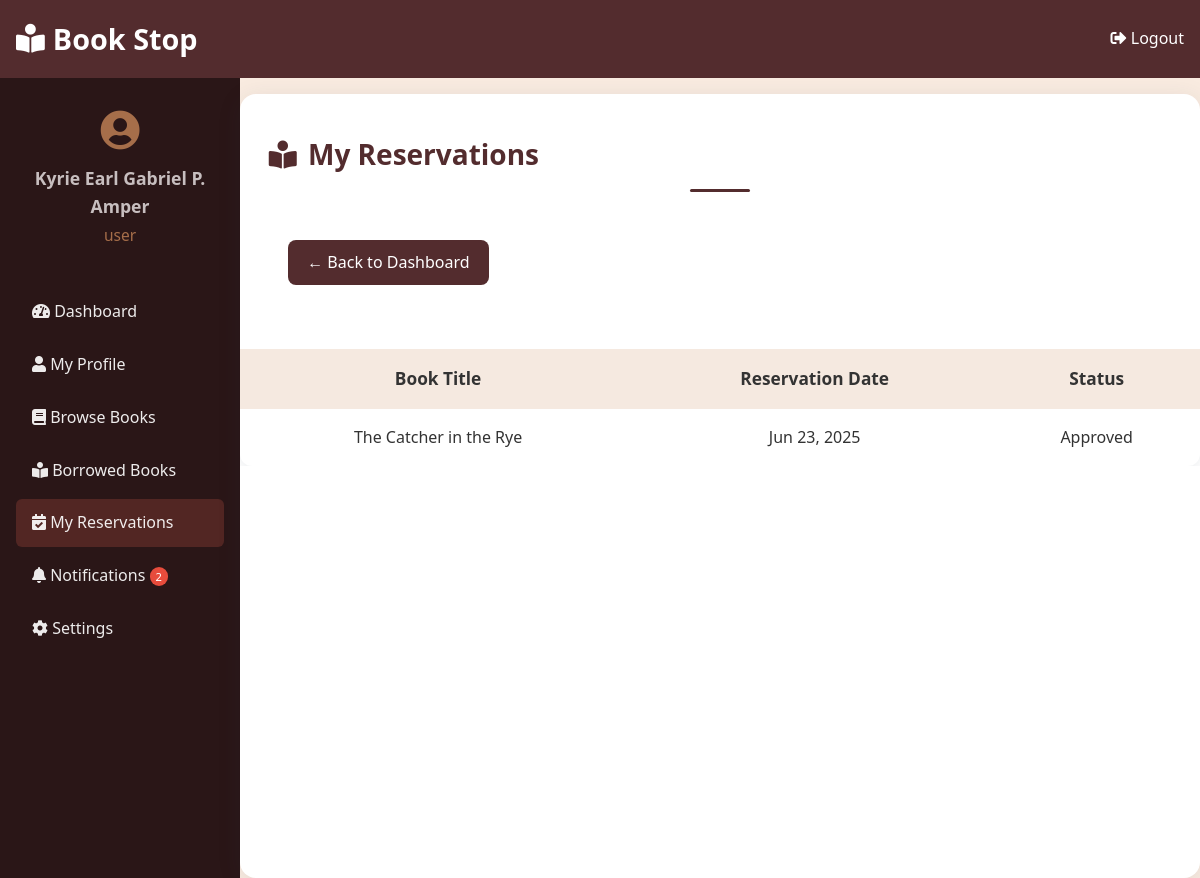
The app's page /my-reservation.php (signed in) with its own data.
### tables this page shows
CREATE TABLE `users` (
  `user_id` int(11) NOT NULL,
  `full_name` varchar(100) NOT NULL,
  `email` varchar(100) NOT NULL,
  `password` varchar(255) NOT NULL,
  `user_type` enum('user','admin') DEFAULT 'user',
  `registered_at` datetime DEFAULT current_timestamp()
);

CREATE TABLE `reservations` (
  `reservation_id` int(11) NOT NULL,
  `user_id` int(11) DEFAULT NULL,
  `book_id` int(11) DEFAULT NULL,
  `reservation_date` date DEFAULT curdate(),
  `status` enum('pending','approved','denied','cancelled','fulfilled','active') DEFAULT 'pending'
);

CREATE TABLE `books` (
  `book_id` int(11) NOT NULL,
  `title` varchar(150) NOT NULL,
  `author` varchar(100) DEFAULT NULL,
  `category` varchar(50) DEFAULT NULL,
  `isbn` varchar(20) DEFAULT NULL,
  `total_copies` int(11) DEFAULT 1,
  `book_fine` int(11) NOT NULL,
  `available_copies` int(11) DEFAULT 1,
  `published_year` year(4) DEFAULT NULL,
  `cover_image` varchar(255) DEFAULT NULL,
  `is_ebook` tinyint(1) DEFAULT 0,
  `ebook_file` varchar(255) DEFAULT NULL,
  `description` text DEFAULT NULL,
  `published_date` date DEFAULT NULL
);

### my-reservation.php (the view, shortened to what this page needs)
<?php
require_once 'config.php';
$user_id = (int)$_SESSION['user_id'];
$stmt = $conn->prepare("SELECT full_name, user_type FROM users WHERE user_id = ?");
$stmt->bind_param("i", $user_id);
$stmt->execute();
$result = $stmt->get_result();
$user = $result->fetch_assoc();
$reservations = [];
$stmt = $conn->prepare("SELECT b.title, r.reservation_date, r.status
    FROM reservations r
    JOIN books b ON r.book_id = b.book_id
    WHERE r.user_id = ?
    ORDER BY r.reservation_date DESC");
$stmt->bind_param("i", $user_id);
$stmt->execute();
$result = $stmt->get_result();
while ($row = $result->fetch_assoc()) {
    $reservations[] = $row;
}
$unread_notifications = 0;
$stmt = $conn->prepare("SELECT COUNT(*) as cnt FROM notifications WHERE user_id = ? AND is_read = 0");
$stmt->bind_param("i", $user_id);
$stmt->execute();
$result = $stmt->get_result();
if ($row = $result->fetch_assoc()) {
    $unread_notifications = (int)$row['cnt'];
}
?>
<!DOCTYPE html>
<html lang="en">
<head>
    <link rel="stylesheet" href="style.css">
    <link rel="stylesheet" href="https://cdnjs.cloudflare.com/ajax/libs/font-awesome/5.15.4/css/all.min.css">
</head>
<body>
    <header class="dashboard-header">
        <h1><i class="fas fa-book-reader"></i> Book Stop</h1>
        <a href="login_register.php?logout=1" class="logout-btn">
            <i class="fas fa-sign-out-alt"></i> Logout
        </a>
    </header>
    <div class="dashboard-layout">
        <div class="dashboard-sidebar">
            <div class="user-info">
                <i class="fas fa-user-circle"></i>
                <h3><?= htmlspecialchars($user['full_name'] ?? 'User') ?></h3>
                <p><?= htmlspecialchars($user['user_type'] ?? 'User') ?></p>
            </div>
            <nav>
                <ul class="sidebar-menu">
                    <li><a href="student_page.php" class="nav-link<?= basename($_SERVER['PHP_SELF']) == 'student_page.php' ? ' active' : '' ?>"><i class="fas fa-tachometer-alt"></i> Dashboard</a></li>
                    <li><a href="my-profile.php" class="nav-link<?= basename($_SERVER['PHP_SELF']) == 'my-profile.php' ? ' active' : '' ?>"><i class="fas fa-user"></i> My Profile</a></li>
                    <li><a href="catalog.php" class="nav-link<?= basename($_SERVER['PHP_SELF']) == 'catalog.php' ? ' active' : '' ?>"><i class="fas fa-book"></i> Browse Books</a></li>
                    <li><a href="borrow-book.php" class="nav-link<?= basename($_SERVER['PHP_SELF']) == 'borrow-book.php' ? ' active' : '' ?>"><i class="fas fa-book-reader"></i> Borrowed Books</a></li>
                    <li><a href="my-reservation.php" class="nav-link<?= basename($_SERVER['PHP_SELF']) == 'my-reservation.php' ? ' active' : '' ?>"><i class="fas fa-calendar-check"></i> My Reservations</a></li>
                    <li><a href="notifications.php" class="nav-link<?= basename($_SERVER['PHP_SELF']) == 'notifications.php' ? ' active' : '' ?>"><i class="fas fa-bell"></i> Notifications <?php if ($unread_notifications > 0): ?><span style="background:#e74c3c;color:#fff;padding:2px 6px;border-radius:10px;font-size:0.7rem;"><?= $unread_notifications ?></span><?php endif; ?></a></li>
                    <li><a href="settings.php" class="nav-link<?= basename($_SERVER['PHP_SELF']) == 'settings.php' ? ' active' : '' ?>"><i class="fas fa-cog"></i> Settings</a></li>
                </ul>
            </nav>
        </div>
        <div class="dashboard-main">
            <div class="reservation-container">
                <h2 style="margin-bottom:1.5rem; color:#532c2e; display:flex; align-items:center; gap:0.7rem; font-weight: bold; margin-top: 4%; padding-left: 3%;">
                    <i class="fas fa-book-reader"></i> My Reservations
                </h2>
                <a href="student_page.php" class="back-link" style="display: inline-block; margin-bottom: 1.5rem; padding: 0.6rem 1.2rem; background-color: #532c2e; color: #fff; text-decoration: none; border-radius: 8px; font-weight: 500; transition: background-color 0.3s; margin-left: 5%;">&larr; Back to Dashboard</a>
                <div style="margin:2.5rem auto 0 auto; max-width: 1200px; width: 100%;">
                    <div style="overflow-x:auto;">
                        <table class="reservation-table" style="width:100%; background:#fff; border-radius:12px; box-shadow:0 2px 12px rgba(44,62,80,0.10); border-collapse:separate; border-spacing:0;">
                            <thead>
                                <tr style="background:#f5e9e0;">
                                    <th style="padding:1rem; text-align:center; font-size:1.08rem;">Book Title</th>
                                    <th style="padding:1rem; text-align:center; font-size:1.08rem;">Reservation Date</th>
                                    <th style="padding:1rem; text-align:center; font-size:1.08rem;">Status</th>
                                </tr>
                            </thead>
                            <tbody>
                            <?php if (empty($reservations)) : ?>
                                <tr><td colspan="3" style="padding:2rem; text-align:center; color:#888;">No reservations found.</td></tr>
                            <?php else : ?>
                                <?php foreach ($reservations as $row) : ?>
                                    <tr style='border-bottom:1px solid #f0e6db;'>
                                        <td style='padding:1rem; text-align:center;'><?= htmlspecialchars($row['title']) ?></td>
                                        <td style='padding:1rem; text-align:center;'><?= htmlspecialchars(date('M d, Y', strtotime($row['reservation_date']))) ?></td>
                                                                                <td style='padding:1rem; text-align:center;'>
                                            <?php
                                                $status = !empty($row['status']) ? $row['status'] : 'pending';
                                                $status_class = strtolower(htmlspecialchars($status));
                                                $status_text = htmlspecialchars(ucfirst($status));
                                            ?>
                                            <span class="status-badge status-<?= $status_class ?>"><?= $status_text ?></span>
                                        </td>
                                    </tr>
                                <?php endforeach; ?>
                            <?php endif; ?>
                            </tbody>
                        </table>
                    </div>
                </div>
            </div>
        </div>
    </div>
</body>
</html>

### style.css (style rules this page uses)
* { margin: 0; padding: 0; box-sizing: border-box; font-family: 'Segoe UI', Tahoma, Geneva, Verdana, sans-serif; }
:root { --primary-color: #4a6bff; --primary-hover: #3a5ce9; --secondary-color: #6c757d; --success-color: #28a745; --error-color: #dc3545; --light-gray: #f8f9fa; --border-color: #dee2e6; --box-shadow: 0 4px 20px rgba(0, 0, 0, 0.1); }
body { margin: 0; padding: 0; min-height: 100vh; background: linear-gradient(135deg, #f6f8fa 0%, #e3e0dc 100%); color: #333; line-height: 1.6; display: block; }
h2 { font-size: 28px; font-weight: 600; text-align: center; margin-bottom: 30px; color: #2c3e50; position: relative; padding-bottom: 15px; }
h2::after { content: ''; position: absolute; bottom: 0; left: 50%; transform: translateX(-50%); width: 60px; height: 3px; background: #532c2e; border-radius: 3px; }
.back-link { display: inline-block; margin-bottom: 1.5rem; color: #3e2723; text-decoration: none; }
body { background: var(--bg); }
.back-link { display: inline-block; margin-top: 2rem; color: #3e2723; text-decoration: none; }
.dashboard-header { background: #3e2723; color: white; padding: 1rem 2rem; display: flex; align-items: center; justify-content: space-between; }
.dashboard-header h1 { margin: 0; font-size: 1.8rem; display: flex; align-items: center; gap: 0.5rem; }
body { background: linear-gradient(120deg, #f7f7f7 0%, #f9f6f2 100%); }
.dashboard-header { background: #532c2e; color: white; padding: 1rem; text-align: center; }
.dashboard-header h1 { margin: 0; font-size: 1.8rem; font-weight: 600; }
.logout-btn { color: white; text-decoration: none; font-weight: 500; transition: color 0.2s; }
.dashboard-layout { display: flex; flex-direction: row; min-height: calc(100vh - 120px); }
.dashboard-sidebar { width: 240px; background: #2a1617; color: #fff; padding: 2rem 1rem; display: flex; flex-direction: column; min-height: 100vh; }
.user-info { margin-bottom: 2.5rem; text-align: center; }
.user-info i { font-size: 2.5rem; color: #a66e4a; }
.user-info h3 { margin: 0.7rem 0 0.2rem 0; font-size: 1.1rem; color: #c7bebf; }
.user-info p { color: #a66e4a; font-size: 0.97rem; margin: 0; }
nav { width: 100%; }
.sidebar-menu { list-style: none; padding: 0; margin: 0; }
.sidebar-menu li { margin-bottom: 0.3rem; }
.dashboard-sidebar .nav-link { display: block; padding: 0.7rem 1rem; color: #ffffffea; text-decoration: none; border-radius: 6px; font-weight: 500; transition: background 0.2s; }
.dashboard-sidebar .nav-link.active { background: #522623; }
.dashboard-main { flex: 1; padding: 2rem; background: #fff; border-radius: 16px; box-shadow: 0 4px 24px rgba(44,62,80,0.10); margin-top: 1rem; width: 100%; padding: 0; display: flex; flex-direction: column; align-items: stretch; justify-content: flex-start; }
body { background: var(--bg, #F9EBE0); }
.back-link { display: inline-block; margin-top: 1.5rem; color: #fff; background: #522623; padding: 0.7rem 1.5rem; border-radius: 8px; text-decoration: none; font-weight: 600; transition: background 0.2s; }

### records on screen
users: full_name "Kyrie Earl Gabriel P. Amper", user_type "user"
reservations: book.title "The Catcher in the Rye", reservation_date "Jun 23, 2025", status "Approved"

### other values on screen
$unread_notifications "2"
